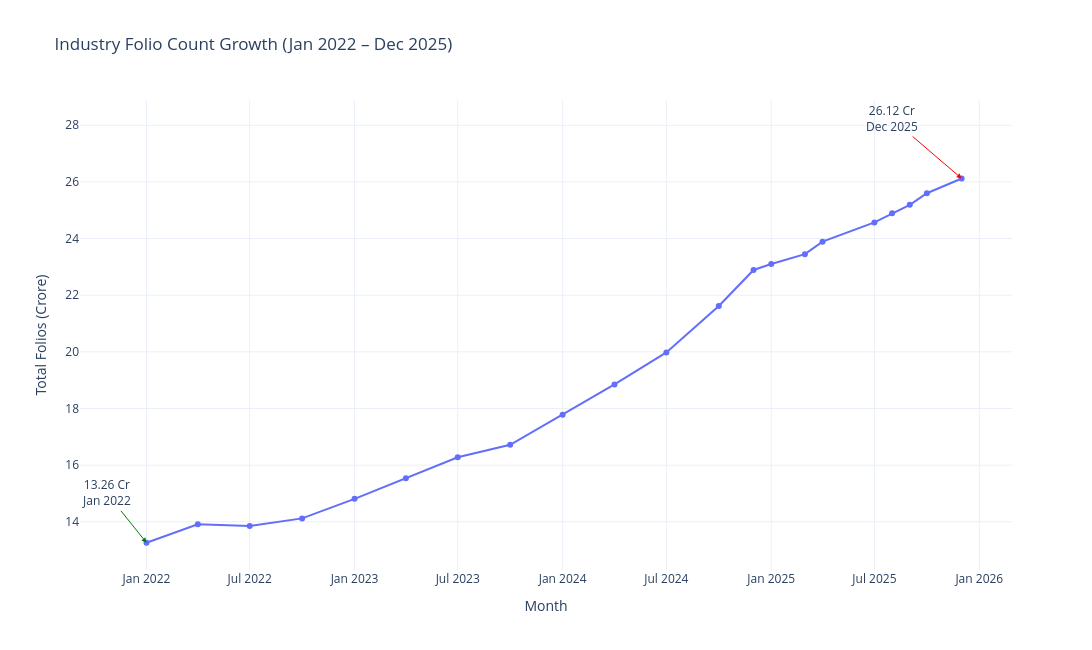

Here is the notebook cell this chart was saved with:
### Code cell
# Improve Layout
fig.update_layout(
    template="plotly_white",
    hovermode="x unified",
    height=650,
    width=1300,
    xaxis_title="Month",
    yaxis_title="Total Folios (Crore)"
)

### Figure 1 — Plotly figure (JSON) as saved in the notebook; plotly's stock layout.template omitted (floating-point values rounded to 4 significant figures)
{"data": [{"hovertemplate": "Month=%{x}<br>Total Folios (Crore)=%{y}<extra></extra>", "legendgroup": "", "line": {"color": "#636efa", "dash": "solid"}, "marker": {"symbol": "circle"}, "mode": "lines+markers", "name": "", "orientation": "v", "showlegend": false, "type": "scatter", "x": ["2022-01-01T00:00:00.000000000", "2022-04-01T00:00:00.000000000", "2022-07-01T00:00:00.000000000", "2022-10-01T00:00:00.000000000", "2023-01-01T00:00:00.000000000", "2023-04-01T00:00:00.000000000", "2023-07-01T00:00:00.000000000", "2023-10-01T00:00:00.000000000", "2024-01-01T00:00:00.000000000", "2024-04-01T00:00:00.000000000", "2024-07-01T00:00:00.000000000", "2024-10-01T00:00:00.000000000", "2024-12-01T00:00:00.000000000", "2025-01-01T00:00:00.000000000", "2025-03-01T00:00:00.000000000", "2025-04-01T00:00:00.000000000", "2025-07-01T00:00:00.000000000", "2025-08-01T00:00:00.000000000", "2025-09-01T00:00:00.000000000", "2025-10-01T00:00:00.000000000", "2025-12-01T00:00:00.000000000"], "xaxis": "x", "y": [13.26, 13.91, 13.85, 14.12, 14.81, 15.54, 16.28, 16.72, 17.78, 18.85, 19.98, 21.62, 22.89, 23.1, 23.45, 23.89, 24.57, 24.89, 25.19, 25.6, 26.12], "yaxis": "y"}], "layout": {"annotations": [{"arrowcolor": "green", "arrowhead": 2, "ax": -40, "ay": -50, "showarrow": true, "text": "13.26 Cr<br>Jan 2022", "x": "2022-01-01T00:00:00", "y": 13.26}, {"arrowcolor": "red", "arrowhead": 2, "ax": -70, "ay": -60, "showarrow": true, "text": "26.12 Cr<br>Dec 2025", "x": "2025-12-01T00:00:00", "y": 26.12}], "height": 650, "hovermode": "x unified", "legend": {"tracegroupgap": 0}, "title": {"text": "Industry Folio Count Growth (Jan 2022 – Dec 2025)"}, "width": 1300, "xaxis": {"anchor": "y", "domain": [0, 1], "title": {"text": "Month"}}, "yaxis": {"anchor": "x", "domain": [0, 1], "title": {"text": "Total Folios (Crore)"}}}}
